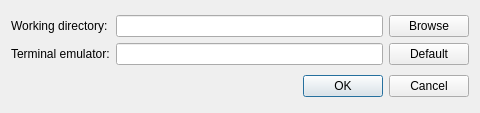
<?xml version="1.0" encoding="UTF-8"?>
<ui version="4.0">
 <class>Settings</class>
 <widget class="QDialog" name="Settings">
  <property name="geometry">
   <rect>
    <x>0</x>
    <y>0</y>
    <width>480</width>
    <height>113</height>
   </rect>
  </property>
  <property name="windowTitle">
   <string>Settings</string>
  </property>
  <property name="windowIcon">
   <iconset>
    <normaloff>:/icons/logo.png</normaloff>:/icons/logo.png</iconset>
  </property>
  <layout class="QGridLayout" name="gridLayout">
   <item row="1" column="0">
    <widget class="QDialogButtonBox" name="buttonBox">
     <property name="orientation">
      <enum>Qt::Horizontal</enum>
     </property>
     <property name="standardButtons">
      <set>QDialogButtonBox::Cancel|QDialogButtonBox::Ok</set>
     </property>
    </widget>
   </item>
   <item row="0" column="0">
    <layout class="QGridLayout" name="gridLayout_2">
     <item row="0" column="0">
      <widget class="QLabel" name="label_7">
       <property name="text">
        <string>Working directory:</string>
       </property>
      </widget>
     </item>
     <item row="0" column="1">
      <widget class="QLineEdit" name="lineEdit_workingDir">
       <property name="enabled">
        <bool>true</bool>
       </property>
       <property name="mouseTracking">
        <bool>true</bool>
       </property>
       <property name="readOnly">
        <bool>true</bool>
       </property>
      </widget>
     </item>
     <item row="0" column="2">
      <widget class="QPushButton" name="pushButton_browseWorkingDir">
       <property name="text">
        <string>Browse</string>
       </property>
      </widget>
     </item>
     <item row="1" column="0">
      <widget class="QLabel" name="label">
       <property name="text">
        <string>Terminal emulator:</string>
       </property>
      </widget>
     </item>
     <item row="1" column="1">
      <widget class="QLineEdit" name="lineEdit_terminal"/>
     </item>
     <item row="1" column="2">
      <widget class="QPushButton" name="pushButton_default">
       <property name="text">
        <string>Default</string>
       </property>
      </widget>
     </item>
    </layout>
   </item>
  </layout>
 </widget>
 <resources/>
 <connections>
  <connection>
   <sender>buttonBox</sender>
   <signal>rejected()</signal>
   <receiver>Settings</receiver>
   <slot>reject()</slot>
   <hints>
    <hint type="sourcelabel">
     <x>316</x>
     <y>260</y>
    </hint>
    <hint type="destinationlabel">
     <x>286</x>
     <y>274</y>
    </hint>
   </hints>
  </connection>
  <connection>
   <sender>buttonBox</sender>
   <signal>accepted()</signal>
   <receiver>Settings</receiver>
   <slot>accept()</slot>
   <hints>
    <hint type="sourcelabel">
     <x>248</x>
     <y>254</y>
    </hint>
    <hint type="destinationlabel">
     <x>157</x>
     <y>274</y>
    </hint>
   </hints>
  </connection>
 </connections>
</ui>
